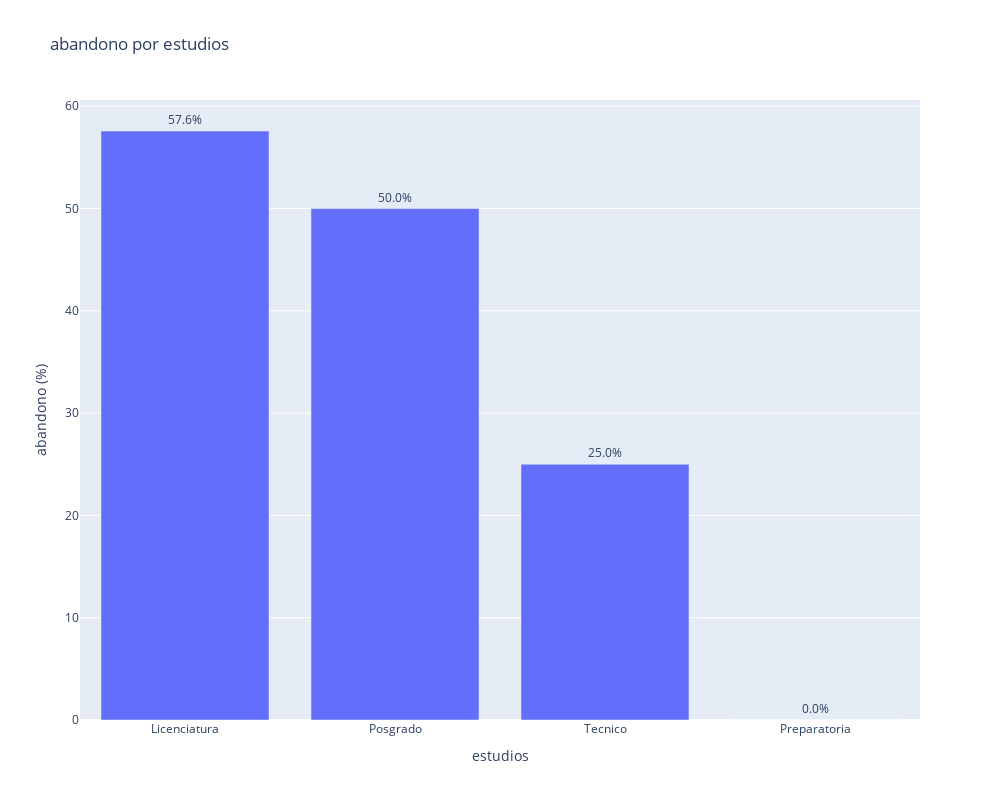

Here is the notebook cell this chart was saved with:
### Code cell
# Analisis por estudios
temp_estudios = df.groupby('estudios').abandono.mean().sort_values(ascending = False) * 100
graficar_serie_con_valores(temp_estudios)

### Figure 1 — Plotly figure (JSON) as saved in the notebook; plotly's stock layout.template omitted (floating-point values rounded to 4 significant figures)
{"data": [{"hovertemplate": "estudios=%{x}<br>abandono (%)=%{y}<br>text=%{text}<extra></extra>", "legendgroup": "", "marker": {"color": "#636efa", "pattern": {"shape": ""}}, "name": "", "orientation": "v", "showlegend": false, "text": ["57.6%", "50.0%", "25.0%", "0.0%"], "textposition": "outside", "type": "bar", "x": ["Licenciatura", "Posgrado", "Tecnico", "Preparatoria"], "xaxis": "x", "y": [57.58, 50.0, 25.0, 0.0], "yaxis": "y"}], "layout": {"barmode": "relative", "height": 800, "legend": {"tracegroupgap": 0}, "title": {"text": "abandono por estudios"}, "width": 1000, "xaxis": {"anchor": "y", "domain": [0, 1], "title": {"text": "estudios"}}, "yaxis": {"anchor": "x", "domain": [0, 1], "title": {"text": "abandono (%)"}}}}
